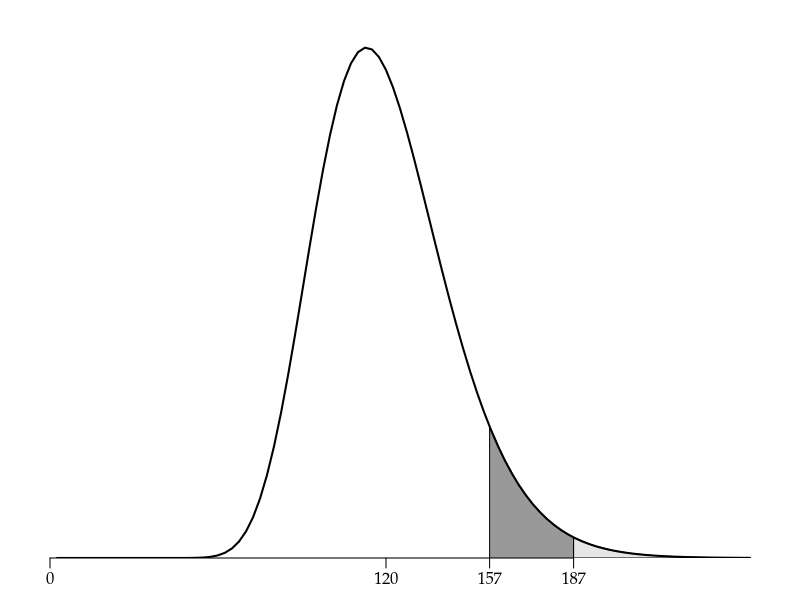

Source code (R):
args = commandArgs()
basename = sub(".R$", "", sub("^--file=(.*/)?", "", args[grep("^--file=", args)]))
if (length(basename) != 0)
    quartz(type="pdf", file=paste0(basename, ".pdf"), width=5, height=2)
par(family="Palatino")
par(mgp=c(2,0.5,0)) # title and axis margins. default: c(3,1,0)
par(mar=c(2,1,1,1)+0.1) # bottom, left, top, right margins. default: c(5,4,4,2)+0.1

m = 120
a = 0.2
bpt = function(t) { (m/(2*pi*a^2*t^3))^(1/2)*exp(-(t-m)^2/(2*a^2*m*t)) }

plot(NULL, xlim=c(0,250), ylim=c(0,1.05*max(bpt(110:130))), axes=FALSE, xlab="", ylab="", yaxs="i")
axis(1, c(0,120,157,187))
x = seq(157,187,5)
y = bpt(x)
polygon(c(x,x[length(x)],x[1]), c(y,0,0), col=gray(0.6))
x = seq(187,250,7)
y = bpt(x)
polygon(c(x,x[length(x)],x[1]), c(y,0,0), col=gray(0.9))
curve(bpt(x), lwd=2, add=TRUE)
dev.off()
